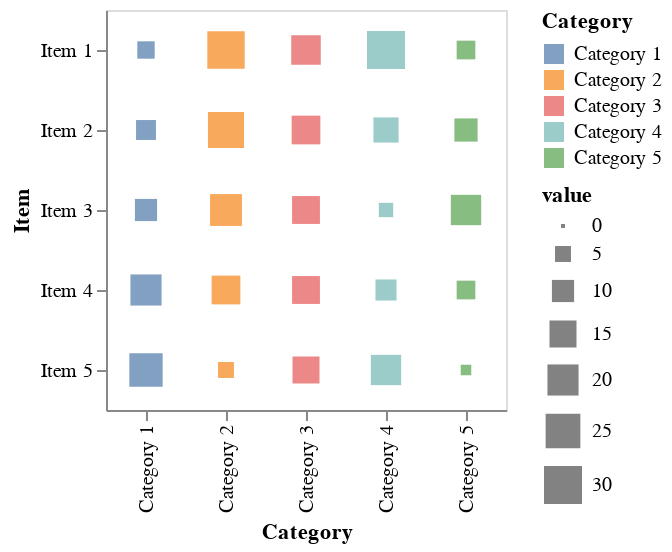

The notebook cell this image was saved under:
### Markdown cell above
## Other visual encodings

Let's get back to generating other alternative visual encodings for the data that will be better suited for particular comparisons we're trying to make easy for the audience.

### Square with size variation

**Note that now we're specifying the variable types**, in this case so Altair will give us a categorical (nominal) color scheme instead of ordinal.

[Encoding data types](https://altair-viz.github.io/user_guide/encoding.html#encoding-data-types)

|Data Type|Shorthand Code|Description
|---|---|---
|quantitative|Q|a continuous real-valued quantity
|ordinal|O|a discrete ordered quantity
|nominal|N|a discrete unordered category
|temporal|T|a time or date value

**Try switching the variable (encoding data) type for the color from "nominal" to "ordinal" and see what difference it makes.**

*Note that `mark_rect()` makes a rectangle that will always fill the cell, which is perfect for making heatmaps. A `mark_square()` is a square which can have size variation.*

### Code cell
alt.Chart(df).mark_square().encode(
    x = 'Category:O',
    y = 'Item:O',
    color = 'Category:N',
    size = 'value:Q'
).properties(
    width = 200,
    height = 200
)

### Figure 1 — Vega-Lite specification as saved in the notebook (floating-point values rounded to 4 significant figures)
{"config": {"view": {"continuousWidth": 400, "continuousHeight": 300}}, "data": {"name": "data-dcc63c1bd6179d79fcae39778c52b169"}, "mark": "square", "encoding": {"color": {"type": "nominal", "field": "Category"}, "size": {"type": "quantitative", "field": "value"}, "x": {"type": "ordinal", "field": "Category"}, "y": {"type": "ordinal", "field": "Item"}}, "height": 200, "width": 200, "$schema": "https://vega.github.io/schema/vega-lite/v4.8.1.json", "datasets": {"data-dcc63c1bd6179d79fcae39778c52b169": [{"Item": "Item 1", "Category": "Category 1", "value": 6}, {"Item": "Item 2", "Category": "Category 1", "value": 8}, {"Item": "Item 3", "Category": "Category 1", "value": 10}, {"Item": "Item 4", "Category": "Category 1", "value": 20}, {"Item": "Item 5", "Category": "Category 1", "value": 23}, {"Item": "Item 1", "Category": "Category 2", "value": 29}, {"Item": "Item 2", "Category": "Category 2", "value": 27}, {"Item": "Item 3", "Category": "Category 2", "value": 21}, {"Item": "Item 4", "Category": "Category 2", "value": 17}, {"Item": "Item 5", "Category": "Category 2", "value": 5}, {"Item": "Item 1", "Category": "Category 3", "value": 18}, {"Item": "Item 2", "Category": "Category 3", "value": 17}, {"Item": "Item 3", "Category": "Category 3", "value": 16}, {"Item": "Item 4", "Category": "Category 3", "value": 16}, {"Item": "Item 5", "Category": "Category 3", "value": 15}, {"Item": "Item 1", "Category": "Category 4", "value": 30}, {"Item": "Item 2", "Category": "Category 4", "value": 13}, {"Item": "Item 3", "Category": "Category 4", "value": 4}, {"Item": "Item 4", "Category": "Category 4", "value": 9}, {"Item": "Item 5", "Category": "Category 4", "value": 19}, {"Item": "Item 1", "Category": "Category 5", "value": 7}, {"Item": "Item 2", "Category": "Category 5", "value": 11}, {"Item": "Item 3", "Category": "Category 5", "value": 19}, {"Item": "Item 4", "Category": "Category 5", "value": 7}, {"Item": "Item 5", "Category": "Category 5", "value": 2}]}}
